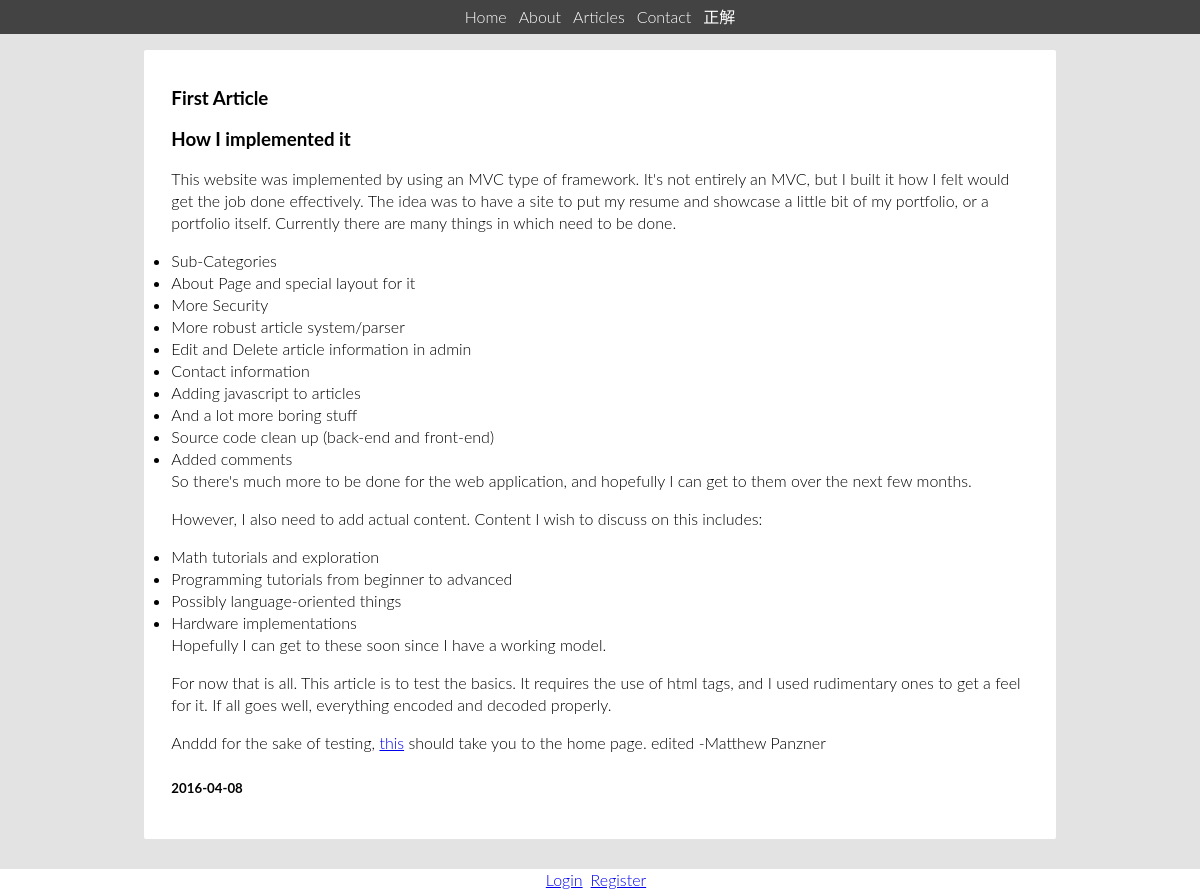
Screenshot of /root/index.php?controller=ArticleController&action=onGetArticle&id=4 with the database file from the repository.
### tables this page shows
CREATE TABLE Articles (
 `articleId` smallint(5) unsigned NOT NULL AUTO_INCREMENT,
 `publicationDate` date DEFAULT NULL,
 `title` varchar(255) NOT NULL,
 `summary` text NOT NULL,
 `content` mediumtext NOT NULL,
 `category` int(5) DEFAULT NULL,
 PRIMARY KEY (`articleId`),
 KEY `category` (`category`),
 CONSTRAINT `fk_constraint_categoryId` FOREIGN KEY (`category`) REFERENCES `ArticleCategory` (`id`) ON DELETE SET NULL ON UPDATE CASCADE
);

### include/core/View.php (called while the page is built, shortened)
<?php
class View{
  public function __construct($model, $path){
    $this->model = $model;
    include(TEMPLATE_DIR . "/frontend/header.php");
    include(CLASS_DIR . "/view/" . $path);
    include(TEMPLATE_DIR . "/frontend/footer.php");
  }
}?>

### include/controller/ArticleController.php (called while the page is built, shortened)
<?php
class ArticleController extends Controller{
  public function onGetArticle(){
    $service = new ArticleService();
    $this->model['article'] = $service->getArticle($_GET['id']);
    return new View($this->model, "article.php");
  }
}?>

### include/core/FrontController.php (called while the page is built, shortened)
<?php
require_once CLASS_DIR . "/controller/ArticleController.php";
require_once CLASS_DIR . "/core/View.php";
class FrontController{
  public function __construct($controllerName, $actionName){
    $this->controller = new $controllerName();
    $this->controller->$actionName();
  }
}?>

### root/index.php (called while the page is built, shortened)
<?php
require_once "../include/config.php";
require_once CORE_DIR . "/FrontController.php";
if(isset($_GET['controller'])){
  if(isset($_GET['action']))
    $frontController = new FrontController($_GET['controller'], $_GET['action']);
}else if(isset($_GET['route'])){
  $view = new View(null, $_GET['route'] . ".php");
}else{
  $view = new View(null, "home.php");
}?>

### include/utils/database/DAO.php (called while the page is built, shortened)
<?php
require_once CLASS_DIR . '/utils/database/QueryFactories.php';
class DAO{
  private $queryMap;
  public function __construct(){
    $this->queryMap = QueryListFactory::create(RESOURCE_DIR . "/SQL/queries.xml");
  }
  public function select($queryName, $args){
    $link = DBConnection::createConnection("Website");
    $query = (string)QueryFactory::create($this->queryMap->get($queryName), $args)->getQuery();
    $result = mysqli_query($link, $query) or die(mysql_error());
    return $result;
  }
}
?>

### include/utils/database/QueryFactories.php (called while the page is built)
<?php
require_once 'SQLQuery.php';
require_once CLASS_DIR . '/utils/data_structures/Map.php';
class QueryFactory{
  public static function create($baseQuery, $args){
    $query = new SQLQuery();
    $finishedQuery = "";
    $queryLen = strlen($baseQuery);
    $argNum = 0;
    for($i = 0; $i < $queryLen; $i++){
      if($baseQuery[$i] == "?"){
        $finishedQuery .= $args[$argNum++];
    }
    else
      $finishedQuery .= $baseQuery[$i];
    }
  $query->setQuery($finishedQuery);
  return $query;
  }
}
class QueryListFactory{
  public static function create($xmlPath){
    $map = new Map();
    $myQueries = simplexml_load_file($xmlPath) or die("could not load");
    $numOfQueries = count($myQueries);
    for($i = 0; $i < $numOfQueries; $i++){
      $map->insert((string)$myQueries->query[$i]->name, (string)$myQueries->query[$i]->value);
    }
    return $map;
  }
}
?>

### include/utils/data_structures/Map.php (called while the page is built, shortened)
<?php
class Map{
  private $map;
  public function get($key){
    if(!$this->exists($key))
      echo "Cannot get key: " . $key . " because it does not exist in map!";
    else
      return $this->map[$key];
  }
  public function insert($key, $value){
    if($this->exists($key))
      echo "Cannot add key: " . $key . " => " . $value . " because it already is in map!";
    else{
      $this->map[$key] = $value;
    }
  }
  private function exists($key){
    if(isset($this->map[$key]))
      return true;
    else
      return false;
  }
}
?>

### include/utils/database/SQLQuery.php (called while the page is built)
<?php
require_once 'QueryFactories.php';
class SQLQuery{
  private $query = "";
  public function getQuery(){
    return $this->query;
  }
  public function setQuery($query){
    $this->query = $query;
  }
}
?>

### include/model/ArticleService.php (called while the page is built, shortened)
<?php
require_once(CLASS_DIR . "/entity/article/Article.php");
require_once(CLASS_DIR . "/utils/database/DAO.php");
class ArticleService{
  private $dao;
  public function __construct(){
    $this->dao = new DAO();
  }
  public function getArticle($id){
    $args[0] = $id;
    $res = $this->dao->select("selectArticleByIdQuery", $args);
    $row = mysqli_fetch_row($res);
    $data['id'] = $row[0];
    $data['publicationDate'] = $row[1];
    $data['title'] = htmlspecialchars_decode($row[2]);
    $data['summary'] = htmlspecialchars_decode($row[3]);
    $data['content'] = htmlspecialchars_decode($row[4]);
    $data['category'] = $row[5];
    return new Article($data);
  }
}?>

### include/entity/Entity.php (called while the page is built, shortened)
<?php
class Entity{
  protected $data = array();
  public function __get($name){
    if(array_key_exists($name, $this->data))
      return $this->data[$name];
    else{
      logMessage("/error.log", "The variable " . $name . " is not set in " . debug_backtrace()[0]['file'] . " on line " . debug_backtrace()[0]['line']);
      return null;
    }
  }
}?>

### include/config.php (called while the page is built, shortened)
<?php
function formatHtml($html, $indent_val){
  $fhtml = "";
  $lines = explode("\n",$html);
  for($i = 0; $i < sizeof($lines); $i++){
    for($j = 0; $j < $indent_val; $j++){
      $lines[$i] = " " . $lines[$i];
    }
    $fhtml .= $lines[$i] . "\n";
  }
  return $fhtml;
}
?>

### include/view/article.php (the view)
     <section class="article">
        <div class="content">
          <h1 id="article-title"><?php echo $this->model['article']->title;?></h1>
<?php echo formatHtml(htmlspecialchars_decode($this->model['article']->content), 10);?>
          <h5><?php echo $this->model['article']->publicationDate;?></h5>
        </div>
      </section>

### root/css/main.css (style rules this page uses)
body { font: 300 16px/22px "Lato", "Open Sans", "Helvetica Neue", Helvetica, Arial, sans-serif; background-color: #E3E3E3; margin: 0; }
body ul { margin: 0; -webkit-padding-start: 0px !important; }
.article { display: flex; flex-flow: column nowrap; margin: 30px 12%; border-radius: 2px; background-color: white; }
.content { display: block; margin: 2% 3%; }

### rows the page displays
articles: title "First Article", content "How I implemented it This website was implemented by using an MVC type of framework. It's not entirely an MVC, but I built it how I felt would get the job done effectively. The idea was to have a site to put my resume and showcase a little bit of my portfolio, or a portfolio itself. Currently there are many things in which need to be done. Sub-Categories About Page and special layout for it More Security More robust article system/parser Edit and Delete article information in admin Contact information Adding javascript to articles And a lot more boring stuff Source code clean up (back-end and front-end) Added comments So there's much more to be done for the web application, and hopefully I…", publicationDate "2016-04-08"
